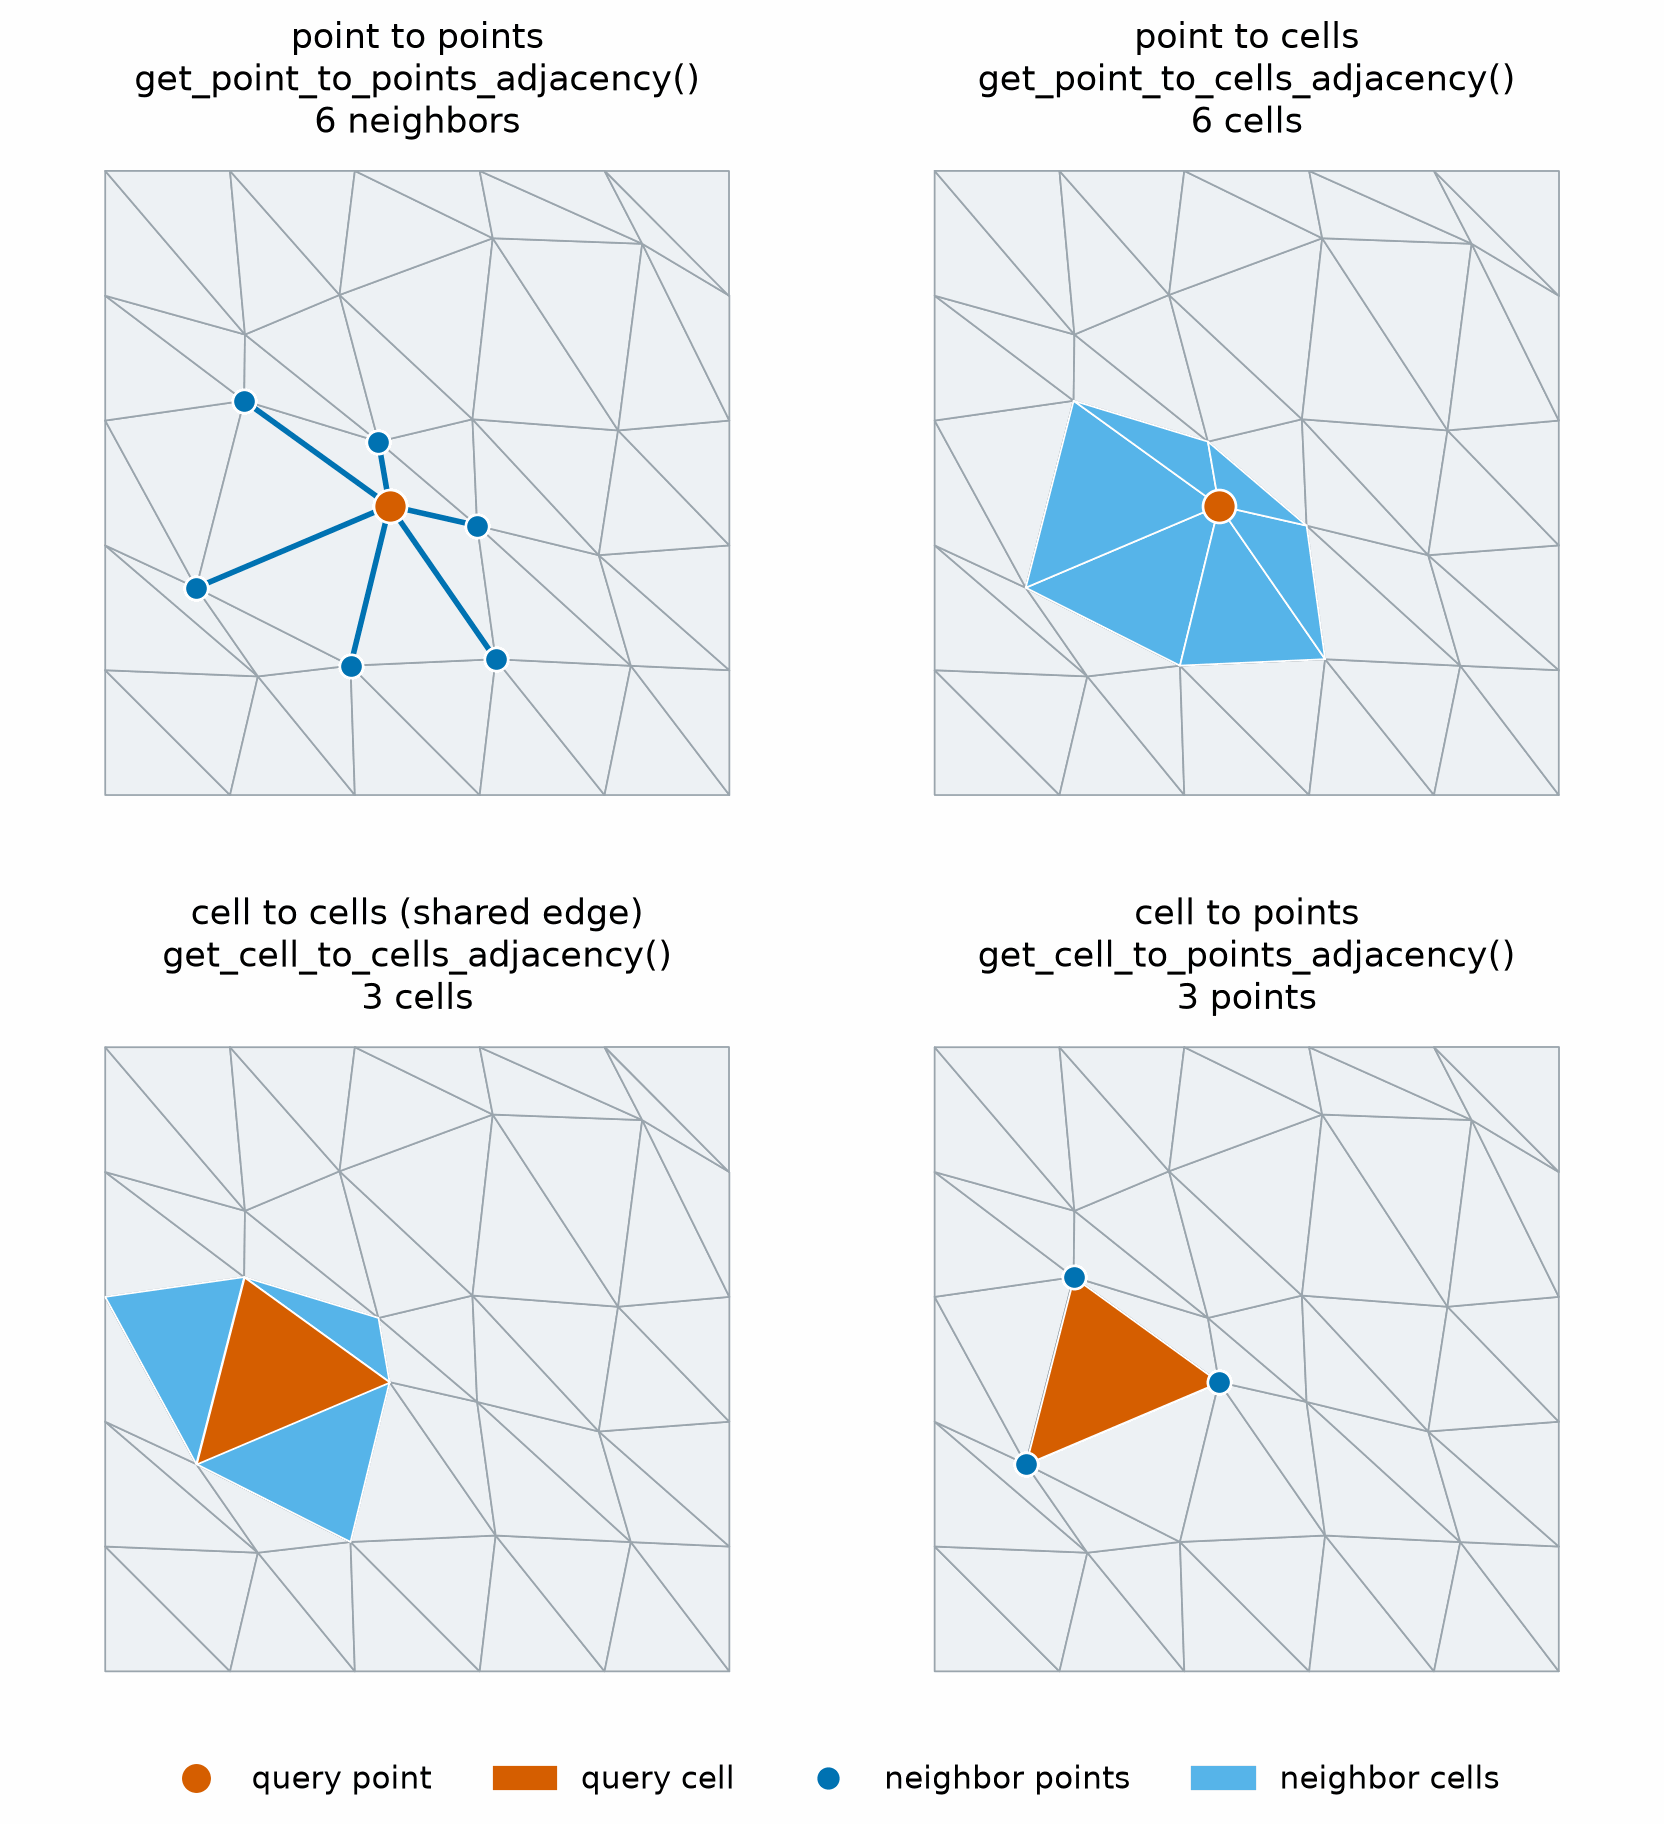

This figure's Python source:
# SPDX-FileCopyrightText: Copyright (c) 2023 - 2026 NVIDIA CORPORATION & AFFILIATES.
# SPDX-FileCopyrightText: All rights reserved.
# SPDX-License-Identifier: Apache-2.0
#
# Licensed under the Apache License, Version 2.0 (the "License");
# you may not use this file except in compliance with the License.
# You may obtain a copy of the License at
#
# http://www.apache.org/licenses/LICENSE-2.0
#
# Unless required by applicable law or agreed to in writing, software
# distributed under the License is distributed on an "AS IS" BASIS,
# WITHOUT WARRANTIES OR CONDITIONS OF ANY KIND, either express or implied.
# See the License for the specific language governing permissions and
# limitations under the License.

"""Render the four adjacency queries on one small planar triangle mesh."""

from pathlib import Path

import matplotlib

matplotlib.use("Agg")

import matplotlib.pyplot as plt
import torch
from matplotlib.collections import LineCollection, PolyCollection
from matplotlib.lines import Line2D
from matplotlib.patches import Patch
from PIL import Image

from physicsnemo.mesh.primitives.procedural import perturbed_grid

OUTPUT = Path(__file__).parent / "neighbors_adjacency.png"

EDGE_COLOR = "#9aa5ad"
FACE_COLOR = "#eef2f5"
QUERY_COLOR = "#d55e00"
NEIGHBOR_COLOR = "#0072b2"
NEIGHBOR_FILL = "#56b4e9"

plt.rcParams.update({"font.size": 13})


def _draw_cells(axis, points, cells, color, *, linewidth=0.8, zorder=1):
    """Fill triangles with one color and draw their edges."""

    axis.add_collection(
        PolyCollection(
            points[cells],
            facecolors=color,
            edgecolors=EDGE_COLOR if color == FACE_COLOR else "white",
            linewidths=linewidth,
            zorder=zorder,
        )
    )


def _draw_points(axis, points, color, size):
    """Draw vertices as dots with a white rim."""

    axis.scatter(
        points[:, 0],
        points[:, 1],
        s=size,
        color=color,
        edgecolor="white",
        linewidth=1.2,
        zorder=5,
    )


def main():
    """Generate the documentation image."""

    mesh = perturbed_grid.load(n_x=6, n_y=6, perturbation_scale=0.04, seed=0)
    points = mesh.points.numpy()
    cells = mesh.cells.numpy()
    center = mesh.points.new_tensor([0.5, 0.5])
    query_point = int(torch.linalg.vector_norm(mesh.points - center, dim=1).argmin())

    point_neighbors = mesh.get_point_to_points_adjacency().to_list()[query_point]
    point_cells = mesh.get_point_to_cells_adjacency().to_list()[query_point]
    # Query the largest cell around the query point, so that it is easy to see.
    query_cell = point_cells[int(mesh.cell_areas[point_cells].argmax())]
    cell_neighbors = mesh.get_cell_to_cells_adjacency().to_list()[query_cell]
    cell_points = mesh.get_cell_to_points_adjacency().to_list()[query_cell]

    figure, axes = plt.subplots(2, 2, figsize=(10.4, 11.4))
    axes = axes.ravel()
    for axis in axes:
        _draw_cells(axis, points, cells, FACE_COLOR)

    axis = axes[0]
    axis.add_collection(
        LineCollection(
            [[points[query_point], points[j]] for j in point_neighbors],
            colors=NEIGHBOR_COLOR,
            linewidths=2.5,
            zorder=3,
        )
    )
    _draw_points(axis, points[point_neighbors], NEIGHBOR_COLOR, 110)
    _draw_points(axis, points[[query_point]], QUERY_COLOR, 220)
    axis.set_title(
        "point to points\n"
        f"get_point_to_points_adjacency()\n{len(point_neighbors)} neighbors"
    )

    axis = axes[1]
    _draw_cells(axis, points, cells[point_cells], NEIGHBOR_FILL, zorder=2)
    _draw_points(axis, points[[query_point]], QUERY_COLOR, 220)
    axis.set_title(
        f"point to cells\nget_point_to_cells_adjacency()\n{len(point_cells)} cells"
    )

    axis = axes[2]
    _draw_cells(axis, points, cells[cell_neighbors], NEIGHBOR_FILL, zorder=2)
    _draw_cells(axis, points, cells[[query_cell]], QUERY_COLOR, zorder=2)
    axis.set_title(
        "cell to cells (shared edge)\n"
        f"get_cell_to_cells_adjacency()\n{len(cell_neighbors)} cells"
    )

    axis = axes[3]
    _draw_cells(axis, points, cells[[query_cell]], QUERY_COLOR, zorder=2)
    _draw_points(axis, points[cell_points], NEIGHBOR_COLOR, 110)
    axis.set_title(
        f"cell to points\nget_cell_to_points_adjacency()\n{len(cell_points)} points"
    )

    for axis in axes:
        axis.set_xlim(-0.04, 1.04)
        axis.set_ylim(-0.04, 1.04)
        axis.set_aspect("equal")
        axis.set_axis_off()

    figure.legend(
        handles=[
            Line2D([], [], marker="o", linestyle="", markersize=12, color=QUERY_COLOR),
            Patch(color=QUERY_COLOR),
            Line2D(
                [], [], marker="o", linestyle="", markersize=9, color=NEIGHBOR_COLOR
            ),
            Patch(color=NEIGHBOR_FILL),
        ],
        labels=["query point", "query cell", "neighbor points", "neighbor cells"],
        loc="lower center",
        ncol=4,
        frameon=False,
        fontsize=14,
    )
    figure.subplots_adjust(
        left=0.02, right=0.98, bottom=0.07, top=0.92, wspace=0.08, hspace=0.3
    )
    figure.savefig(OUTPUT, dpi=160, facecolor="white")
    # A 256-color palette keeps the file small and looks the same.
    Image.open(OUTPUT).convert("RGB").quantize(
        colors=256, method=Image.Quantize.FASTOCTREE
    ).save(OUTPUT, optimize=True)
    plt.close(figure)
    print(f"Saved {OUTPUT}")


if __name__ == "__main__":
    main()
